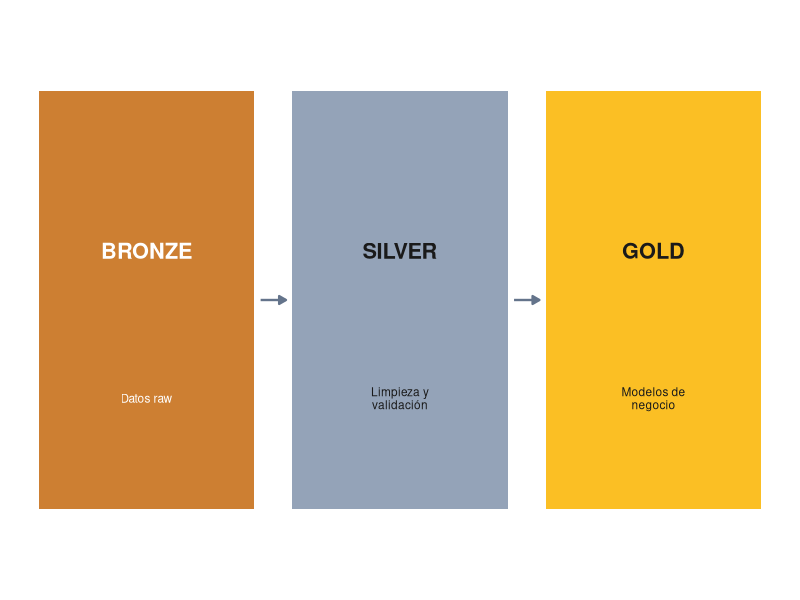

This chart was generated by the following R code:
## ---- chunk 1
#| echo: false
#| warning: false
#| message: false
#| fig-width: 7
#| fig-height: 1.5
#| fig-align: center

library(ggplot2)

med <- data.frame(
  x = 1:3,
  label = c("BRONZE", "SILVER", "GOLD"),
  sub = c("Datos raw", "Limpieza y\nvalidación", "Modelos de\nnegocio"),
  color = c("#cd7f32", "#94a3b8", "#fbbf24"),
  text_color = c("white", "#1a1a1a", "#1a1a1a")
)

arrows <- data.frame(x = 1:2, xend = 2:3)

ggplot(med) +
  geom_tile(aes(x = x, y = 0, fill = color), width = 0.85, height = 0.85,
            color = NA, show.legend = FALSE) +
  geom_text(aes(x = x, y = 0.1, label = label, color = text_color),
            fontface = "bold", size = 5.5, show.legend = FALSE) +
  geom_text(aes(x = x, y = -0.2, label = sub, color = text_color),
            size = 3, lineheight = 0.9, show.legend = FALSE) +
  geom_segment(data = arrows, aes(x = x + 0.45, xend = xend - 0.45, y = 0, yend = 0),
               arrow = arrow(length = unit(0.2, "cm"), type = "closed"),
               color = "#64748b", linewidth = 0.8) +
  scale_fill_identity() +
  scale_color_identity() +
  coord_cartesian(ylim = c(-0.55, 0.55)) +
  theme_void() +
  theme(plot.margin = margin(2, 2, 2, 2))
